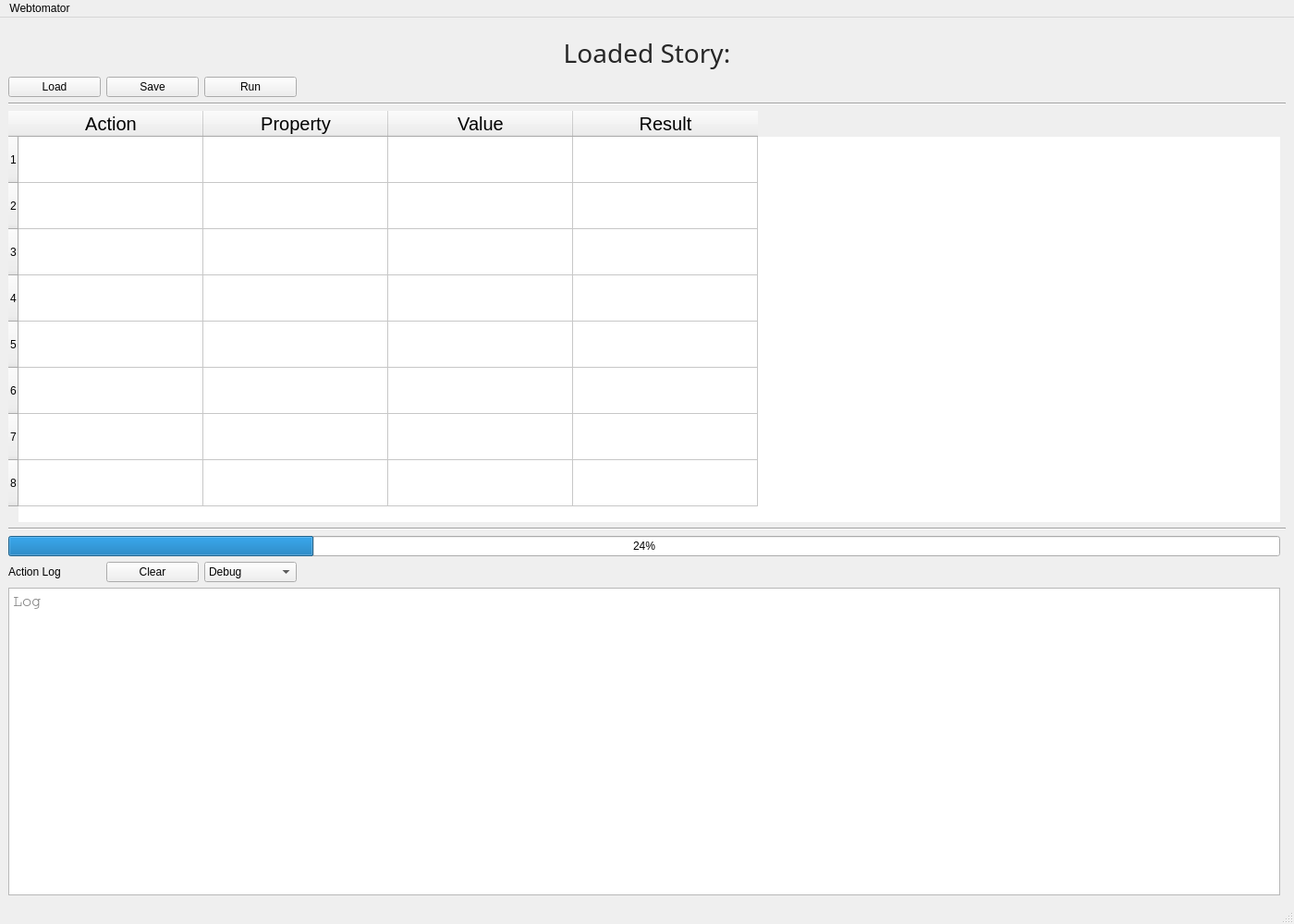
<?xml version="1.0" encoding="UTF-8"?>
<ui version="4.0">
 <class>MainWindow</class>
 <widget class="QMainWindow" name="MainWindow">
  <property name="geometry">
   <rect>
    <x>0</x>
    <y>0</y>
    <width>1400</width>
    <height>1000</height>
   </rect>
  </property>
  <property name="sizePolicy">
   <sizepolicy hsizetype="Preferred" vsizetype="Preferred">
    <horstretch>0</horstretch>
    <verstretch>0</verstretch>
   </sizepolicy>
  </property>
  <property name="minimumSize">
   <size>
    <width>800</width>
    <height>600</height>
   </size>
  </property>
  <property name="maximumSize">
   <size>
    <width>2800</width>
    <height>1500</height>
   </size>
  </property>
  <property name="windowTitle">
   <string>Webtomator</string>
  </property>
  <widget class="QWidget" name="centralwidget">
   <property name="enabled">
    <bool>true</bool>
   </property>
   <property name="sizePolicy">
    <sizepolicy hsizetype="MinimumExpanding" vsizetype="Preferred">
     <horstretch>0</horstretch>
     <verstretch>0</verstretch>
    </sizepolicy>
   </property>
   <property name="minimumSize">
    <size>
     <width>20</width>
     <height>20</height>
    </size>
   </property>
   <property name="sizeIncrement">
    <size>
     <width>1</width>
     <height>1</height>
    </size>
   </property>
   <layout class="QGridLayout" name="gridLayout_2222">
    <property name="sizeConstraint">
     <enum>QLayout::SetDefaultConstraint</enum>
    </property>
    <item row="2" column="0">
     <layout class="QGridLayout" name="gridMain" rowstretch="0,0,0,0,0,0,0,0,0,0">
      <item row="6" column="0" colspan="5">
       <widget class="Line" name="line_2">
        <property name="orientation">
         <enum>Qt::Horizontal</enum>
        </property>
       </widget>
      </item>
      <item row="0" column="1">
       <widget class="QPushButton" name="btnSaveStory">
        <property name="minimumSize">
         <size>
          <width>100</width>
          <height>0</height>
         </size>
        </property>
        <property name="maximumSize">
         <size>
          <width>100</width>
          <height>30</height>
         </size>
        </property>
        <property name="focusPolicy">
         <enum>Qt::NoFocus</enum>
        </property>
        <property name="toolTip">
         <string>Save the shown story to your file system</string>
        </property>
        <property name="text">
         <string>Save</string>
        </property>
        <property name="shortcut">
         <string>Ctrl+S</string>
        </property>
       </widget>
      </item>
      <item row="7" column="0" colspan="4">
       <widget class="QProgressBar" name="progressBar">
        <property name="value">
         <number>24</number>
        </property>
       </widget>
      </item>
      <item row="9" column="0" colspan="4">
       <widget class="QPlainTextEdit" name="logList">
        <property name="enabled">
         <bool>true</bool>
        </property>
        <property name="sizePolicy">
         <sizepolicy hsizetype="Expanding" vsizetype="Expanding">
          <horstretch>1</horstretch>
          <verstretch>3</verstretch>
         </sizepolicy>
        </property>
        <property name="minimumSize">
         <size>
          <width>0</width>
          <height>200</height>
         </size>
        </property>
        <property name="maximumSize">
         <size>
          <width>16777215</width>
          <height>400</height>
         </size>
        </property>
        <property name="font">
         <font>
          <family>Courier</family>
          <pointsize>13</pointsize>
         </font>
        </property>
        <property name="frameShadow">
         <enum>QFrame::Raised</enum>
        </property>
        <property name="documentTitle">
         <string>Action Log</string>
        </property>
        <property name="readOnly">
         <bool>true</bool>
        </property>
        <property name="placeholderText">
         <string>Log</string>
        </property>
       </widget>
      </item>
      <item row="2" column="0" colspan="5">
       <widget class="Line" name="line_1">
        <property name="orientation">
         <enum>Qt::Horizontal</enum>
        </property>
       </widget>
      </item>
      <item row="0" column="0">
       <widget class="QPushButton" name="btnLoadStory">
        <property name="sizePolicy">
         <sizepolicy hsizetype="Minimum" vsizetype="Fixed">
          <horstretch>0</horstretch>
          <verstretch>0</verstretch>
         </sizepolicy>
        </property>
        <property name="minimumSize">
         <size>
          <width>100</width>
          <height>0</height>
         </size>
        </property>
        <property name="maximumSize">
         <size>
          <width>100</width>
          <height>30</height>
         </size>
        </property>
        <property name="focusPolicy">
         <enum>Qt::NoFocus</enum>
        </property>
        <property name="toolTip">
         <string>Load a story from your file system</string>
        </property>
        <property name="toolTipDuration">
         <number>-1</number>
        </property>
        <property name="whatsThis">
         <string notr="true"/>
        </property>
        <property name="text">
         <string>Load</string>
        </property>
        <property name="flat">
         <bool>false</bool>
        </property>
       </widget>
      </item>
      <item row="0" column="2">
       <widget class="QPushButton" name="btnPlay">
        <property name="sizePolicy">
         <sizepolicy hsizetype="Fixed" vsizetype="Fixed">
          <horstretch>0</horstretch>
          <verstretch>0</verstretch>
         </sizepolicy>
        </property>
        <property name="minimumSize">
         <size>
          <width>100</width>
          <height>0</height>
         </size>
        </property>
        <property name="maximumSize">
         <size>
          <width>100</width>
          <height>30</height>
         </size>
        </property>
        <property name="cursor">
         <cursorShape>PointingHandCursor</cursorShape>
        </property>
        <property name="mouseTracking">
         <bool>false</bool>
        </property>
        <property name="focusPolicy">
         <enum>Qt::NoFocus</enum>
        </property>
        <property name="toolTip">
         <string>Run your story from start to end</string>
        </property>
        <property name="styleSheet">
         <string notr="true"/>
        </property>
        <property name="text">
         <string>Run</string>
        </property>
        <property name="shortcut">
         <string>Ctrl+R</string>
        </property>
       </widget>
      </item>
      <item row="3" column="0" colspan="4">
       <widget class="QTableWidget" name="storyStatementList">
        <property name="sizePolicy">
         <sizepolicy hsizetype="Expanding" vsizetype="Expanding">
          <horstretch>1</horstretch>
          <verstretch>4</verstretch>
         </sizepolicy>
        </property>
        <property name="baseSize">
         <size>
          <width>3</width>
          <height>3</height>
         </size>
        </property>
        <property name="frameShape">
         <enum>QFrame::NoFrame</enum>
        </property>
        <property name="frameShadow">
         <enum>QFrame::Plain</enum>
        </property>
        <property name="lineWidth">
         <number>1</number>
        </property>
        <property name="iconSize">
         <size>
          <width>0</width>
          <height>0</height>
         </size>
        </property>
        <property name="showGrid">
         <bool>true</bool>
        </property>
        <property name="gridStyle">
         <enum>Qt::SolidLine</enum>
        </property>
        <property name="cornerButtonEnabled">
         <bool>true</bool>
        </property>
        <property name="rowCount">
         <number>8</number>
        </property>
        <property name="columnCount">
         <number>4</number>
        </property>
        <attribute name="horizontalHeaderVisible">
         <bool>true</bool>
        </attribute>
        <attribute name="horizontalHeaderCascadingSectionResizes">
         <bool>false</bool>
        </attribute>
        <attribute name="horizontalHeaderMinimumSectionSize">
         <number>100</number>
        </attribute>
        <attribute name="horizontalHeaderDefaultSectionSize">
         <number>200</number>
        </attribute>
        <attribute name="horizontalHeaderStretchLastSection">
         <bool>false</bool>
        </attribute>
        <attribute name="verticalHeaderVisible">
         <bool>true</bool>
        </attribute>
        <attribute name="verticalHeaderMinimumSectionSize">
         <number>50</number>
        </attribute>
        <attribute name="verticalHeaderDefaultSectionSize">
         <number>50</number>
        </attribute>
        <row/>
        <row/>
        <row/>
        <row/>
        <row/>
        <row/>
        <row/>
        <row/>
        <column>
         <property name="text">
          <string>Action</string>
         </property>
         <property name="font">
          <font>
           <pointsize>15</pointsize>
          </font>
         </property>
        </column>
        <column>
         <property name="text">
          <string>Property</string>
         </property>
         <property name="font">
          <font>
           <pointsize>15</pointsize>
          </font>
         </property>
        </column>
        <column>
         <property name="text">
          <string>Value</string>
         </property>
         <property name="font">
          <font>
           <pointsize>15</pointsize>
          </font>
         </property>
        </column>
        <column>
         <property name="text">
          <string>Result</string>
         </property>
         <property name="font">
          <font>
           <pointsize>15</pointsize>
          </font>
         </property>
         <property name="textAlignment">
          <set>AlignCenter</set>
         </property>
        </column>
        <item row="0" column="3">
         <property name="text">
          <string/>
         </property>
         <property name="textAlignment">
          <set>AlignCenter</set>
         </property>
        </item>
        <item row="1" column="0">
         <property name="text">
          <string/>
         </property>
        </item>
       </widget>
      </item>
      <item row="8" column="2">
       <widget class="QComboBox" name="comboLogLevel">
        <property name="minimumSize">
         <size>
          <width>100</width>
          <height>0</height>
         </size>
        </property>
        <property name="maximumSize">
         <size>
          <width>100</width>
          <height>30</height>
         </size>
        </property>
        <property name="toolTip">
         <string>Choose the minimum log level</string>
        </property>
        <item>
         <property name="text">
          <string>Debug</string>
         </property>
        </item>
        <item>
         <property name="text">
          <string>Info</string>
         </property>
        </item>
        <item>
         <property name="text">
          <string>Warning</string>
         </property>
        </item>
        <item>
         <property name="text">
          <string>Error</string>
         </property>
        </item>
        <item>
         <property name="text">
          <string>Critical</string>
         </property>
        </item>
       </widget>
      </item>
      <item row="8" column="0">
       <widget class="QLabel" name="lblLogList">
        <property name="maximumSize">
         <size>
          <width>100</width>
          <height>16777215</height>
         </size>
        </property>
        <property name="text">
         <string>Action Log</string>
        </property>
       </widget>
      </item>
      <item row="8" column="1">
       <widget class="QPushButton" name="btnClearLog">
        <property name="sizePolicy">
         <sizepolicy hsizetype="Minimum" vsizetype="Fixed">
          <horstretch>0</horstretch>
          <verstretch>0</verstretch>
         </sizepolicy>
        </property>
        <property name="minimumSize">
         <size>
          <width>100</width>
          <height>0</height>
         </size>
        </property>
        <property name="maximumSize">
         <size>
          <width>100</width>
          <height>30</height>
         </size>
        </property>
        <property name="toolTip">
         <string>Clear log text</string>
        </property>
        <property name="text">
         <string>Clear</string>
        </property>
       </widget>
      </item>
     </layout>
    </item>
    <item row="1" column="0">
     <widget class="QLabel" name="lblStoryTitle">
      <property name="minimumSize">
       <size>
        <width>0</width>
        <height>0</height>
       </size>
      </property>
      <property name="font">
       <font>
        <family>.SF NS Text</family>
        <pointsize>21</pointsize>
        <weight>50</weight>
        <bold>false</bold>
        <kerning>true</kerning>
       </font>
      </property>
      <property name="styleSheet">
       <string notr="true"/>
      </property>
      <property name="text">
       <string>&lt;html&gt;&lt;head/&gt;&lt;body&gt;&lt;p&gt;&lt;span style=&quot; color:#272727;&quot;&gt;Loaded Story:&lt;/span&gt;&lt;/p&gt;&lt;/body&gt;&lt;/html&gt;</string>
      </property>
      <property name="scaledContents">
       <bool>false</bool>
      </property>
      <property name="alignment">
       <set>Qt::AlignCenter</set>
      </property>
     </widget>
    </item>
    <item row="0" column="0">
     <spacer name="verticalSpacer">
      <property name="orientation">
       <enum>Qt::Vertical</enum>
      </property>
      <property name="sizeType">
       <enum>QSizePolicy::Fixed</enum>
      </property>
      <property name="sizeHint" stdset="0">
       <size>
        <width>20</width>
        <height>10</height>
       </size>
      </property>
     </spacer>
    </item>
   </layout>
  </widget>
  <widget class="QMenuBar" name="menubar">
   <property name="geometry">
    <rect>
     <x>0</x>
     <y>0</y>
     <width>1201</width>
     <height>22</height>
    </rect>
   </property>
   <widget class="QMenu" name="menuWebtomator">
    <property name="title">
     <string>Webtomator</string>
    </property>
    <addaction name="actionLoadStory"/>
   </widget>
   <addaction name="menuWebtomator"/>
  </widget>
  <widget class="QStatusBar" name="statusbar"/>
  <action name="actionLoadStory">
   <property name="text">
    <string>Load Story...</string>
   </property>
   <property name="menuRole">
    <enum>QAction::NoRole</enum>
   </property>
  </action>
 </widget>
 <resources/>
 <connections>
  <connection>
   <sender>actionLoadStory</sender>
   <signal>triggered()</signal>
   <receiver>btnLoadStory</receiver>
   <slot>click()</slot>
   <hints>
    <hint type="sourcelabel">
     <x>-1</x>
     <y>-1</y>
    </hint>
    <hint type="destinationlabel">
     <x>61</x>
     <y>101</y>
    </hint>
   </hints>
  </connection>
 </connections>
 <designerdata>
  <property name="gridDeltaX">
   <number>10</number>
  </property>
  <property name="gridDeltaY">
   <number>10</number>
  </property>
  <property name="gridSnapX">
   <bool>true</bool>
  </property>
  <property name="gridSnapY">
   <bool>true</bool>
  </property>
  <property name="gridVisible">
   <bool>false</bool>
  </property>
 </designerdata>
</ui>
